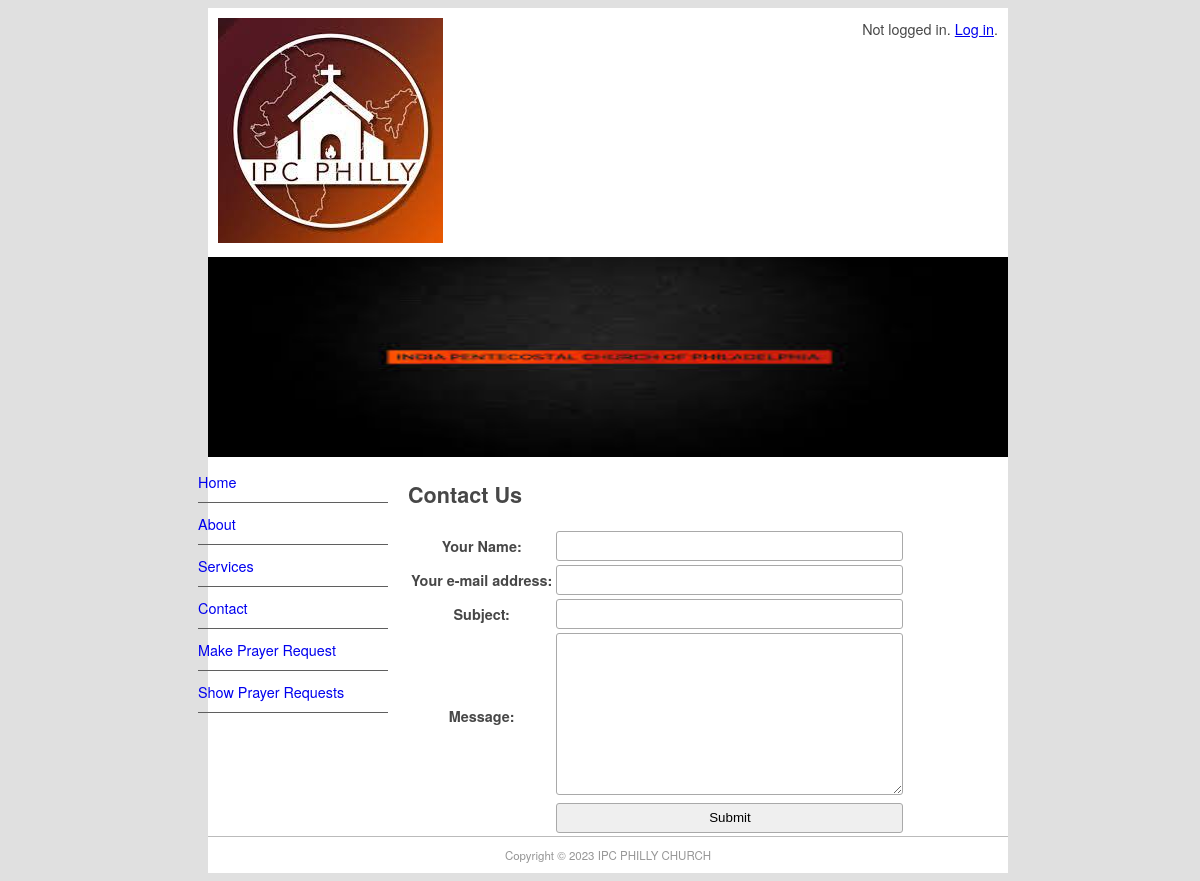
The app's page /contact with its own data.
### pages/models.py (models this page shows, shortened)
class Page(models.Model):
    title = models.CharField(max_length=60)
    permalink = models.CharField(max_length=12, unique=True)
    update_date = models.DateTimeField('Recent Date')
    bodytext = models.TextField('Page Info', blank=True)

### pages/views.py (the view)
# urls.py: path('contact', views.contact, name='contact'),
def contact(request):
    submitted = False
    if request.method == 'POST':
        form = ContactForm(request.POST)
        if form.is_valid():
            cd = form.cleaned_data
            con = get_connection('django.core.mail.backends.console.EmailBackend')
            send_mail(
                cd['subject'],
                cd['message'],
                cd.get('email', 'noreply@example.com'),
                ['siteowner@example.com'],
                connection=con
            )
            return HttpResponseRedirect('/contact?submitted=True')
    else:
        form = ContactForm()
        if 'submitted' in request.GET:
            submitted = True
    return render(request, 'pages/contact.html', {'form': form, 'page_list': Page.objects.all(), 'submitted': submitted})

### pages/forms.py
class ContactForm(forms.Form):
    yourname = forms.CharField(max_length=100, label='Your Name')
    email = forms.EmailField(required=False, label='Your e-mail address')
    subject = forms.CharField(max_length=100)
    message = forms.CharField(widget=forms.Textarea)

### pages/templates/pages/contact.html (shortened to what this page needs)
{% extends "pages/page.html" %}
{% block content %}
<h1>Contact Us</h1>
{% if submitted %}
    <p class="success">
        Your messsage was sent succsessfully. Thanks
    </p>
{% else %}
    <form action="" method="" novalidate>
        <table>
            {{ form.as_table }}
            <tr>
                <td>&nbsp;</td>
                <td><input type="submit" value="Submit" ></td>
            </tr>
        </table>
    </form>
{% endif %}
{% endblock content %}

### pages/templates/pages/page.html (shortened to what this page needs)
{% extends "base.html" %}
{% block sidenav %}
    {% for page in page_list %}
    <li>
        <a href="{{ page.permalink }}">{{ page.title }}</a>
    </li>
    {% endfor %}
{% endblock sidenav %}

### church_site/static/main.css (style rules this page uses)
body { background-color: #E0E0E0; font-family: Gotham, "Helvetica Neue", Helvetica, Arial, sans-serif; font-size: 0.9em; display: flex; justify-content: center; width: 100%; color: #474747; }
#nav li { padding-top: 10px; padding-bottom: 10px; font-size: 1em; list-style-type: none; border-bottom: thin solid #5F5F5F; color: #4C4C4C; left: 0px; list-style-position: inside; margin-left: -10px; }
#nav li a { text-decoration: none; }
input, textarea { width: 100%; padding: 5px!important; -webkit-box-sizing: border-box; -moz-box-sizing: border-box; box-sizing: border-box; border-radius: 3px; border-style: solid; border-width: 1px; border-color: rgb(169,169,169) }
input { height: 30px; }

### records on screen
Page: title "Home"
Page: title "About"
Page: title "Services"
